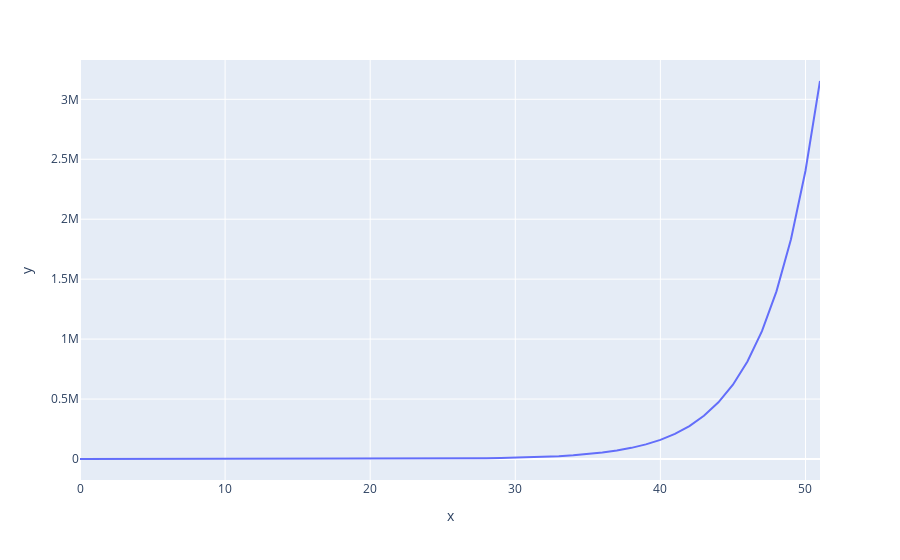

Notebook code for this chart:
### Code cell
int_fig = px.line(x=xdata_pred, y=y_data_pred)
int_fig.show()

### Figure 1 — Plotly figure (JSON) as saved in the notebook; plotly's stock layout.template omitted (floating-point values rounded to 4 significant figures)
{"data": [{"hovertemplate": "x=%{x}<br>y=%{y}<extra></extra>", "legendgroup": "", "line": {"color": "#636efa", "dash": "solid"}, "mode": "lines", "name": "", "showlegend": false, "type": "scatter", "x": [0, 2, 3, 4, 6, 7, 8, 9, 10, 11, 12, 13, 14, 15, 16, 17, 18, 19, 20, 21, 22, 23, 24, 25, 26, 27, 28, 29, 30, 31, 32, 33, 34, 35, 36, 37, 38, 39, 40, 41, 42, 43, 44, 45, 46, 47, 48, 49, 50, 51], "xaxis": "x", "y": [3.126, 5.376, 7.05, 9.245, 15.9, 20.85, 27.34, 35.85, 47.01, 61.65, 80.85, 106.0, 139.0, 182.3, 239.1, 313.5, 411.1, 539.1, 707.0, 927.1, 1216.0, 1594.0, 2091.0, 2742.0, 3595.0, 4715.0, 6182.0, 8107.0, 10630.0, 13940.0, 18280.0, 23970.0, 31440.0, 41230.0, 54060.0, 70900.0, 92970.0, 121900.0, 159900.0, 209600.0, 274900.0, 360500.0, 472800.0, 620000.0, 813000.0, 1066000.0, 1398000.0, 1833000.0, 2404000.0, 3153000.0], "yaxis": "y"}], "layout": {"legend": {"tracegroupgap": 0}, "margin": {"t": 60}, "xaxis": {"anchor": "y", "domain": [0, 1], "title": {"text": "x"}}, "yaxis": {"anchor": "x", "domain": [0, 1], "title": {"text": "y"}}}}
